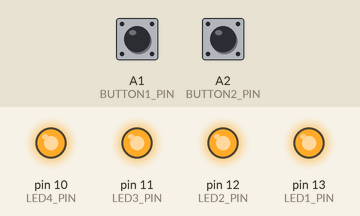
Simulated run of this sketch. Board: Arduino Uno, built with avr-gcc and run on an emulated ATmega328P. Parts: output pins drawn as LEDs (lit = HIGH). The test bench sets the inputs (shaded band); at power-on: A1 (BUTTON1_PIN) LOW, A2 (BUTTON2_PIN) LOW.

Above: at 1.2 s.
1.3 s: A1 (BUTTON1_PIN) pulled HIGH for 0.15 s
At 2.2 s:
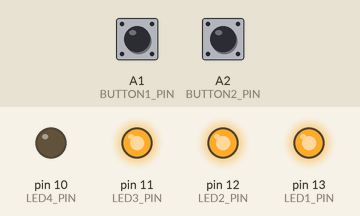
4.4 s: A2 (BUTTON2_PIN) pulled HIGH for 0.15 s
At 4.69 s:
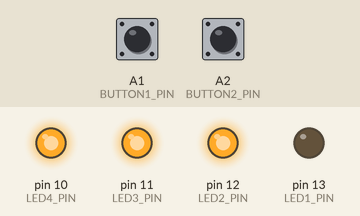
7.4 s: A2 (BUTTON2_PIN) pulled HIGH for 1 s
At 7.99 s:
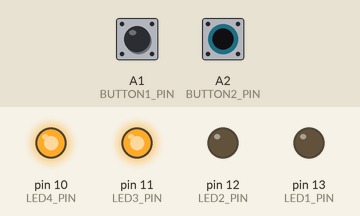
10.4 s: A2 (BUTTON2_PIN) pulled HIGH for 3.2 s
15.1 s: A1 (BUTTON1_PIN) pulled HIGH for 1 s
At 16.84 s:
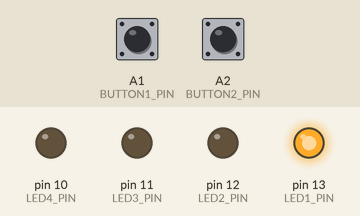
Timing chart, 0 to 19.4 s (numbered marks = the images above; inputs shaded):
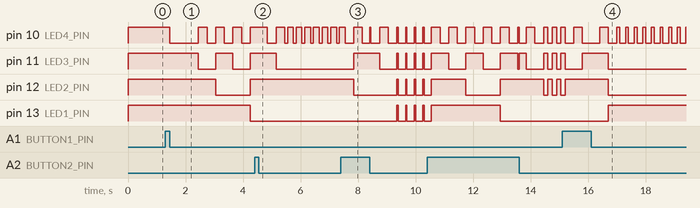

The sketch:

solution.ino
```cpp
#include "funshield.h"
#include <math.h>

unsigned long lastTime;
unsigned long timer;

constexpr int LED_PINS[] { LED1_PIN, LED2_PIN, LED3_PIN, LED4_PIN };
constexpr int LED_PINS_COUNT = sizeof(LED_PINS) / sizeof(LED_PINS[0]);

constexpr int ACTIVATION_DELAY = 1000; // how long before button starts to perform periodic updates [ms]
constexpr int PERIODIC_DELAY = 300; // delay between consecutive periodic updates [ms]

int currentNumber = 0; //aktualne zobrazena hodnota
constexpr int maxLedValue = (2 << LED_PINS_COUNT);

//mozne stavy tlacidla
enum Phase{
  released, //tlacidlo nie je stlacene
  pressed, //tlacidlo bolo prvykrat stlacene
  held //tlacidlo je drzane po prvom stlaceni
};

class Button{
  private:
    int pin;
    bool lastState; //posledny stav tlacidla
    unsigned long lastActionTime; //cas poslednej smeny stavu
    int holdPhase; //faza/stav stlacenia tlacidla

  public:
    Button(int buttonPin){
      pin = buttonPin;
      lastState = OFF;
      lastActionTime = 0;
    }

    void begin(){
      pinMode(pin, INPUT);
    }

    bool wasPressed(){
      bool isPressed = (digitalRead(pin) == ON); //aktualny stav tlacidla
      unsigned long currentTime = millis(); //aktualny cas od spustenia

      if (!isPressed){
        //ak tlacidlo nie je stlacene, resetuje sa jeho stav a funkcia vracia false, teda nespusti sa akcia
        lastState = isPressed;
        holdPhase = released;
        return false;
      }

      if (!lastState){
          //ak je tlacidlo stlacene ale pri poslednej kontrole stavu este nebolo
          lastActionTime = currentTime; //aktualizuje sa cas poslednej zmeny
          holdPhase = pressed; //jeho stav sa zmeni na pociatocne stlacenie - pressed
          lastState = isPressed; //posledny stav tlacidla je stlacene (podla citania z pinu)
          return true;
        }

      if (holdPhase == pressed && (currentTime - lastActionTime >= ACTIVATION_DELAY)){
        //ak je tlacidlo stale stlacene a stale sme v prvej sekunde stlacenia = pomaly prvy inkrement
        lastActionTime += ACTIVATION_DELAY; //cas poslednej zmeny sa zmeni o sekundu
        holdPhase = held; //faza/stav stlacenia sa zmeni na stale stlacene - held
        return true;
      }
      else if (holdPhase == held && (currentTime - lastActionTime >= PERIODIC_DELAY)){
        lastActionTime += PERIODIC_DELAY; //cas poslednej zmeny sa zmeni o 300ms = rychle inkrementy
        return true;
      }

      return false; //ak sa nic nestalo, funkcia vracia false, teda sa nespusti ziadna akcia
    }
};

//nastavenie pinov oboch vstupnych tlacidiel
Button incButton(BUTTON1_PIN);
Button decButton(BUTTON2_PIN);

void displayNumber(int number) {
  //funkcia zobrazi aktualnu hodnotu na ledky v binarnej sustave
  for (int i = 0; i < LED_PINS_COUNT; i++){
    int ledIndex = (LED_PINS_COUNT - 1) - i; //spocitame aktualny index ledky
    bool isLedOn = (number & (1 << i)) > 0;
    int newLedState = isLedOn ? ON : OFF; //spocitame hodnotu ledky

    digitalWrite(LED_PINS[ledIndex], newLedState);
  }
}

void setup() {
  //inicializacia oboch tlacidiel
  incButton.begin();
  decButton.begin();

  for (int i = 0; i < LED_PINS_COUNT; ++i) {
    //inicializacia pinov lediek
    pinMode(LED_PINS[i], OUTPUT);
    digitalWrite(LED_PINS[i], OFF);
  }

  displayNumber(currentNumber); //zobrazenie pociatocnej hodnoty (0)
}


void loop() {
  if (incButton.wasPressed()){
    //ak je prve tlacidlo stlacene, hodnota sa inkrementuje a zobrazi
    currentNumber = (currentNumber + 1) % maxLedValue;
    displayNumber(currentNumber);
  }

  if (decButton.wasPressed()){
    //naopak pri stlaceni druheho tlacidla sa dekrementuje a zobrazi
    currentNumber = (int) (currentNumber + maxLedValue - 1) % maxLedValue;
    displayNumber(currentNumber);
  }
}
```

funshield.h
```cpp
// Funshield constants
// v2.0.0 01.03.2026

#ifndef FUNSHIELD_CONSTANTS_H__
#define FUNSHIELD_CONSTANTS_H__

// convenience constants for switching on/off
constexpr int ON = LOW;
constexpr int OFF = HIGH;

// buzzer
constexpr int BEEP_PIN = 3;

// LEDs
constexpr int LED1_PIN = 13;
constexpr int LED2_PIN = 12;
constexpr int LED3_PIN = 11;
constexpr int LED4_PIN = 10;

// buttons
constexpr int BUTTON1_PIN = A1;
constexpr int BUTTON2_PIN = A2;
constexpr int BUTTON3_PIN = A3;

// trimmer
constexpr int TRIMMER_PIN = A0;

// 7-segs
// control pins
constexpr int SEG7_LATCH_PIN = 4;
constexpr int SEG7_CLOCK_PIN = 7;
constexpr int SEG7_DATA_PIN = 8;

constexpr byte SEG7_EMPTY_GLYPH = 0xff;

// numerical digits
constexpr byte SEG7_DIGIT_GLYPHS[10] = { 0xc0, 0xf9, 0xa4, 0xb0, 0x99, 0x92, 0x82, 0xf8, 0x80, 0x90 };

// map of letter glyphs
constexpr byte SEG7_LETTER_GLYPHS[] {
  0b10001000,   // A
  0b10000011,   // b
  0b11000110,   // C
  0b10100001,   // d
  0b10000110,   // E
  0b10001110,   // F
  0b10000010,   // G
  0b10001001,   // H
  0b11111001,   // I
  0b11100001,   // J
  0b10000101,   // K
  0b11000111,   // L
  0b11001000,   // M
  0b10101011,   // n
  0b10100011,   // o
  0b10001100,   // P
  0b10011000,   // q
  0b10101111,   // r
  0b10010010,   // S
  0b10000111,   // t
  0b11000001,   // U
  0b11100011,   // v
  0b10000001,   // W
  0b10110110,   // ksi
  0b10010001,   // Y
  0b10100100,   // Z
};

#endif
```

Measured:
- after the input at 1.3 s, pin 10 (LED4_PIN): HIGH → LOW after 0.15 s, then repeats every 0.60 s: HIGH 0.30 s, LOW 0.30 s; pin 11 (LED3_PIN): alternates HIGH for 0.60 s and LOW for 0.60 s, starting after 1.1 s; pin 12 (LED2_PIN): HIGH → LOW after 1.7 s, → HIGH 1.2 s later; pin 13 (LED1_PIN): HIGH → LOW after 2.9 s
- after the input at 4.4 s, pin 12 (LED2_PIN): stays HIGH (without the input it goes to LOW after 1.0 s); pin 13 (LED1_PIN): stays LOW (without the input it goes to HIGH after 2.2 s)
- after the input at 7.4 s, pin 11 (LED3_PIN): goes HIGH 0.90 s, LOW 0.60 s, 3 × (HIGH 0.05 s, LOW 0.25 s), HIGH 0.05 s, then LOW, starting after 0.45 s; pin 12 (LED2_PIN): HIGH → LOW after 0.45 s, then repeats every 0.30 s: HIGH 0.05 s, LOW 0.25 s; pin 13 (LED1_PIN): alternates HIGH for 0.05 s and LOW for 0.25 s, starting after 1.9 s
- after the input at 15.1 s, pin 13 (LED1_PIN): LOW → HIGH after 1.6 s
